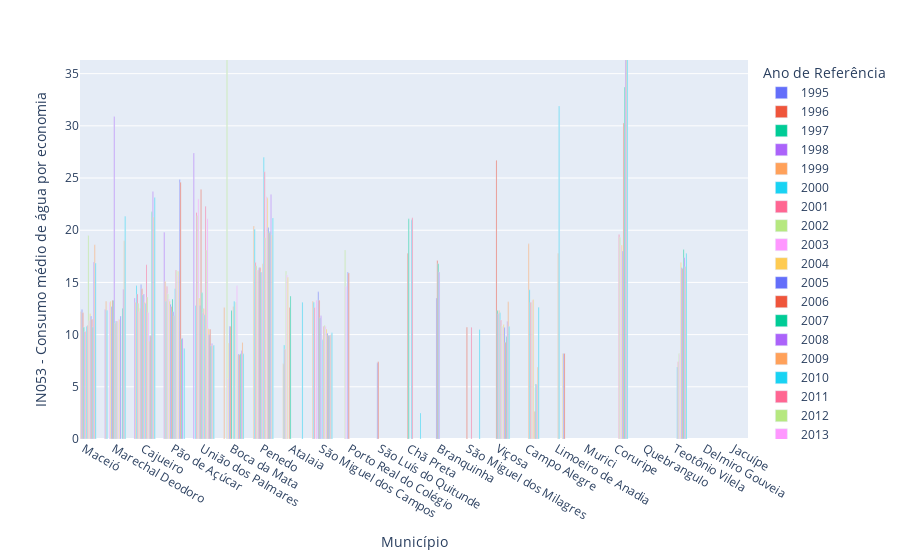

The notebook cell saved with this chart:
### Code cell
px.bar(data_frame = df_AL.sort_values('Ano de Referência'), x='Município', y= 'IN053 - Consumo médio de água por economia',color ='Ano de Referência',  barmode = 'group', orientation = 'v')

### Figure 1 — Plotly figure (JSON) as saved in the notebook; plotly's stock layout.template omitted (floating-point values rounded to 4 significant figures)
{"data": [{"alignmentgroup": "True", "hovertemplate": "Ano de Referência=1995<br>Município=%{x}<br>IN053 - Consumo médio de água por economia=%{y}<extra></extra>", "legendgroup": "1995", "marker": {"color": "#636efa", "pattern": {"shape": ""}}, "name": "1995", "offsetgroup": "1995", "orientation": "v", "showlegend": true, "textposition": "auto", "type": "bar", "x": ["Maceió"], "xaxis": "x", "y": [null], "yaxis": "y"}, {"alignmentgroup": "True", "hovertemplate": "Ano de Referência=1996<br>Município=%{x}<br>IN053 - Consumo médio de água por economia=%{y}<extra></extra>", "legendgroup": "1996", "marker": {"color": "#EF553B", "pattern": {"shape": ""}}, "name": "1996", "offsetgroup": "1996", "orientation": "v", "showlegend": true, "textposition": "auto", "type": "bar", "x": ["Maceió"], "xaxis": "x", "y": [null], "yaxis": "y"}, {"alignmentgroup": "True", "hovertemplate": "Ano de Referência=1997<br>Município=%{x}<br>IN053 - Consumo médio de água por economia=%{y}<extra></extra>", "legendgroup": "1997", "marker": {"color": "#00cc96", "pattern": {"shape": ""}}, "name": "1997", "offsetgroup": "1997", "orientation": "v", "showlegend": true, "textposition": "auto", "type": "bar", "x": ["Marechal Deodoro", "Cajueiro", "Maceió"], "xaxis": "x", "y": [null, null, null], "yaxis": "y"}, {"alignmentgroup": "True", "hovertemplate": "Ano de Referência=1998<br>Município=%{x}<br>IN053 - Consumo médio de água por economia=%{y}<extra></extra>", "legendgroup": "1998", "marker": {"color": "#ab63fa", "pattern": {"shape": ""}}, "name": "1998", "offsetgroup": "1998", "orientation": "v", "showlegend": true, "textposition": "auto", "type": "bar", "x": ["Pão de Açúcar", "Marechal Deodoro", "União dos Palmares", "Maceió", "Cajueiro"], "xaxis": "x", "y": [19.8, 12.4, 27.4, 14.3, 13.5], "yaxis": "y"}, {"alignmentgroup": "True", "hovertemplate": "Ano de Referência=1999<br>Município=%{x}<br>IN053 - Consumo médio de água por economia=%{y}<extra></extra>", "legendgroup": "1999", "marker": {"color": "#FFA15A", "pattern": {"shape": ""}}, "name": "1999", "offsetgroup": "1999", "orientation": "v", "showlegend": true, "textposition": "auto", "type": "bar", "x": ["Marechal Deodoro", "Cajueiro", "Boca da Mata", "Pão de Açúcar", "Maceió", "Penedo", "Atalaia", "São Miguel dos Campos"], "xaxis": "x", "y": [13.2, 13.1, 12.6, 15.1, 13.6, 20.4, 7.2, 13.2], "yaxis": "y"}, {"alignmentgroup": "True", "hovertemplate": "Ano de Referência=2000<br>Município=%{x}<br>IN053 - Consumo médio de água por economia=%{y}<extra></extra>", "legendgroup": "2000", "marker": {"color": "#19d3f3", "pattern": {"shape": ""}}, "name": "2000", "offsetgroup": "2000", "orientation": "v", "showlegend": true, "textposition": "auto", "type": "bar", "x": ["Pão de Açúcar", "Boca da Mata", "Cajueiro", "Penedo", "Atalaia", "São Miguel dos Campos", "Marechal Deodoro", "União dos Palmares", "Maceió"], "xaxis": "x", "y": [13.2, null, 14.7, 20.1, 9, 13.1, 12.3, 12.8, 13.6], "yaxis": "y"}, {"alignmentgroup": "True", "hovertemplate": "Ano de Referência=2001<br>Município=%{x}<br>IN053 - Consumo médio de água por economia=%{y}<extra></extra>", "legendgroup": "2001", "marker": {"color": "#FF6692", "pattern": {"shape": ""}}, "name": "2001", "offsetgroup": "2001", "orientation": "v", "showlegend": true, "textposition": "auto", "type": "bar", "x": ["Maceió", "Pão de Açúcar", "Cajueiro", "São Miguel dos Campos", "União dos Palmares", "Penedo", "Atalaia", "Porto Real do Colégio", "Boca da Mata"], "xaxis": "x", "y": [13.1, 14.6, 13.9, 12.6, 21.7, 16.9, 8.6, null, null], "yaxis": "y"}, {"alignmentgroup": "True", "hovertemplate": "Ano de Referência=2002<br>Município=%{x}<br>IN053 - Consumo médio de água por economia=%{y}<extra></extra>", "legendgroup": "2002", "marker": {"color": "#B6E880", "pattern": {"shape": ""}}, "name": "2002", "offsetgroup": "2002", "orientation": "v", "showlegend": true, "textposition": "auto", "type": "bar", "x": ["Penedo", "Pão de Açúcar", "Atalaia", "Cajueiro", "Boca da Mata", "União dos Palmares", "Maceió", "Marechal Deodoro", "Porto Real do Colégio"], "xaxis": "x", "y": [16.6, 13.9, 16.1, 13, 93.2, 21.4, 12.6, null, 18.1], "yaxis": "y"}, {"alignmentgroup": "True", "hovertemplate": "Ano de Referência=2003<br>Município=%{x}<br>IN053 - Consumo médio de água por economia=%{y}<extra></extra>", "legendgroup": "2003", "marker": {"color": "#FF97FF", "pattern": {"shape": ""}}, "name": "2003", "offsetgroup": "2003", "orientation": "v", "showlegend": true, "textposition": "auto", "type": "bar", "x": ["União dos Palmares", "Marechal Deodoro", "Cajueiro", "São Miguel dos Campos", "Penedo", "Atalaia", "Maceió", "Boca da Mata", "Pão de Açúcar", "Porto Real do Colégio"], "xaxis": "x", "y": [23, 13.1, 12.2, 13.3, 16.2, 15.7, 12.2, 5.8, 13.4, 14.6], "yaxis": "y"}, {"alignmentgroup": "True", "hovertemplate": "Ano de Referência=2004<br>Município=%{x}<br>IN053 - Consumo médio de água por economia=%{y}<extra></extra>", "legendgroup": "2004", "marker": {"color": "#FECB52", "pattern": {"shape": ""}}, "name": "2004", "offsetgroup": "2004", "orientation": "v", "showlegend": true, "textposition": "auto", "type": "bar", "x": ["Boca da Mata", "União dos Palmares", "Maceió", "Atalaia", "Penedo", "Marechal Deodoro", "Pão de Açúcar", "Cajueiro"], "xaxis": "x", "y": [9.2, 13.5, 12.2, 15.5, 16.2, 13.2, 13.2, 12.5], "yaxis": "y"}, {"alignmentgroup": "True", "hovertemplate": "Ano de Referência=2005<br>Município=%{x}<br>IN053 - Consumo médio de água por economia=%{y}<extra></extra>", "legendgroup": "2005", "marker": {"color": "#636efa", "pattern": {"shape": ""}}, "name": "2005", "offsetgroup": "2005", "orientation": "v", "showlegend": true, "textposition": "auto", "type": "bar", "x": ["Maceió", "Pão de Açúcar", "São Miguel dos Campos", "Porto Real do Colégio", "Marechal Deodoro", "São Luís do Quitunde", "Chã Preta", "Penedo", "Branquinha", "Cajueiro", "Boca da Mata", "União dos Palmares"], "xaxis": "x", "y": [12.4, 12.9, 14.1, 16, 12.7, 7.3, null, 16.4, 13.5, 14.8, 10.8, 12.8], "yaxis": "y"}, {"alignmentgroup": "True", "hovertemplate": "Ano de Referência=2006<br>Município=%{x}<br>IN053 - Consumo médio de água por economia=%{y}<extra></extra>", "legendgroup": "2006", "marker": {"color": "#EF553B", "pattern": {"shape": ""}}, "name": "2006", "offsetgroup": "2006", "orientation": "v", "showlegend": true, "textposition": "auto", "type": "bar", "x": ["Branquinha", "Maceió", "São Luís do Quitunde", "São Miguel dos Campos", "União dos Palmares", "Marechal Deodoro", "Cajueiro", "Chã Preta", "Penedo", "Pão de Açúcar", "Atalaia", "São Miguel dos Milagres", "Porto Real do Colégio", "Viçosa", "Boca da Mata"], "xaxis": "x", "y": [17.1, 12.1, 7.4, 13.3, 23.9, 13.3, 14.4, 17.8, 16.4, 12.7, 12.6, 10.7, 15.9, 26.7, 10.8], "yaxis": "y"}, {"alignmentgroup": "True", "hovertemplate": "Ano de Referência=2007<br>Município=%{x}<br>IN053 - Consumo médio de água por economia=%{y}<extra></extra>", "legendgroup": "2007", "marker": {"color": "#00cc96", "pattern": {"shape": ""}}, "name": "2007", "offsetgroup": "2007", "orientation": "v", "showlegend": true, "textposition": "auto", "type": "bar", "x": ["Boca da Mata", "Cajueiro", "Pão de Açúcar", "Marechal Deodoro", "Viçosa", "União dos Palmares", "Branquinha", "Maceió", "São Miguel dos Campos", "Atalaia", "Penedo", "Chã Preta"], "xaxis": "x", "y": [12.3, 13.8, 13.4, 13.3, 12.3, 14, 16.8, 10.7, 11.6, 13.7, 16, 21.1], "yaxis": "y"}, {"alignmentgroup": "True", "hovertemplate": "Ano de Referência=2008<br>Município=%{x}<br>IN053 - Consumo médio de água por economia=%{y}<extra></extra>", "legendgroup": "2008", "marker": {"color": "#ab63fa", "pattern": {"shape": ""}}, "name": "2008", "offsetgroup": "2008", "orientation": "v", "showlegend": true, "textposition": "auto", "type": "bar", "x": ["Branquinha", "Viçosa", "Marechal Deodoro", "São Miguel dos Campos", "União dos Palmares", "Cajueiro", "Penedo", "Maceió", "Pão de Açúcar"], "xaxis": "x", "y": [16, 12, 30.9, 11.8, 12.1, 13.9, 16, 10.3, 12.2], "yaxis": "y"}, {"alignmentgroup": "True", "hovertemplate": "Ano de Referência=2009<br>Município=%{x}<br>IN053 - Consumo médio de água por economia=%{y}<extra></extra>", "legendgroup": "2009", "marker": {"color": "#FFA15A", "pattern": {"shape": ""}}, "name": "2009", "offsetgroup": "2009", "orientation": "v", "showlegend": true, "textposition": "auto", "type": "bar", "x": ["Campo Alegre", "Limoeiro de Anadia", "Boca da Mata", "Maceió", "União dos Palmares", "Murici", "Coruripe", "Viçosa", "Penedo", "Marechal Deodoro", "Pão de Açúcar", "Cajueiro"], "xaxis": "x", "y": [18.7, 17.8, 12.7, 10.3, 12.5, null, null, 12.3, 16.8, 11.1, 11.8, 13.1], "yaxis": "y"}, {"alignmentgroup": "True", "hovertemplate": "Ano de Referência=2010<br>Município=%{x}<br>IN053 - Consumo médio de água por economia=%{y}<extra></extra>", "legendgroup": "2010", "marker": {"color": "#19d3f3", "pattern": {"shape": ""}}, "name": "2010", "offsetgroup": "2010", "orientation": "v", "showlegend": true, "textposition": "auto", "type": "bar", "x": ["Maceió", "Quebrangulo", "Limoeiro de Anadia", "Teotônio Vilela", "Chã Preta", "São Miguel dos Campos", "Campo Alegre", "Penedo", "Cajueiro", "União dos Palmares", "Viçosa", "Marechal Deodoro", "Porto Real do Colégio", "Pão de Açúcar", "Boca da Mata", "Delmiro Gouveia"], "xaxis": "x", "y": [10.8, null, 31.9, 6.9, 21, 9.5, 14.3, 27, 13, 11.9, 12.1, 11.3, null, 14.4, 13.2, null], "yaxis": "y"}, {"alignmentgroup": "True", "hovertemplate": "Ano de Referência=2011<br>Município=%{x}<br>IN053 - Consumo médio de água por economia=%{y}<extra></extra>", "legendgroup": "2011", "marker": {"color": "#FF6692", "pattern": {"shape": ""}}, "name": "2011", "offsetgroup": "2011", "orientation": "v", "showlegend": true, "textposition": "auto", "type": "bar", "x": ["Marechal Deodoro", "Viçosa", "Penedo", "Teotônio Vilela", "Jacuípe", "Delmiro Gouveia", "Coruripe", "Pão de Açúcar", "Chã Preta", "Campo Alegre", "União dos Palmares", "Cajueiro", "Maceió", "São Miguel dos Milagres", "São Miguel dos Campos"], "xaxis": "x", "y": [11.3, 11.4, 25.6, 7.4, null, null, 19.6, 16.2, 21.2, 13.1, 22.3, 16.7, 10.9, 10.7, 10.8], "yaxis": "y"}, {"alignmentgroup": "True", "hovertemplate": "Ano de Referência=2012<br>Município=%{x}<br>IN053 - Consumo médio de água por economia=%{y}<extra></extra>", "legendgroup": "2012", "marker": {"color": "#B6E880", "pattern": {"shape": ""}}, "name": "2012", "offsetgroup": "2012", "orientation": "v", "showlegend": true, "textposition": "auto", "type": "bar", "x": ["São Miguel dos Campos", "Marechal Deodoro", "Coruripe", "Messias", "Teotônio Vilela", "Penedo", "Pilar", "Viçosa", "União dos Palmares", "Delmiro Gouveia", "São José da Laje", "Maceió", "Campo Alegre", "Cajueiro", "Boca da Mata", "Jequiá da Praia", "Barra de São Miguel", "Pão de Açúcar", "Santana do Mundaú", "Feliz Deserto", "Roteiro", "Arapiraca"], "xaxis": "x", "y": [10.9, 11.2, 19.3, null, 8.2, 19.3, 22.2, 10.8, 18.1, null, 12.9, 19.5, 13.1, 13.6, 13.1, 41, null, 16.1, 16, 11, 12.1, null], "yaxis": "y"}, {"alignmentgroup": "True", "hovertemplate": "Ano de Referência=2013<br>Município=%{x}<br>IN053 - Consumo médio de água por economia=%{y}<extra></extra>", "legendgroup": "2013", "marker": {"color": "#FF97FF", "pattern": {"shape": ""}}, "name": "2013", "offsetgroup": "2013", "orientation": "v", "showlegend": true, "textposition": "auto", "type": "bar", "x": ["Teotônio Vilela", "Pão de Açúcar", "São José da Laje", "Penedo", "Pilar", "São Miguel dos Campos", "Santana do Mundaú", "União dos Palmares", "Viçosa", "Marechal Deodoro", "Maceió", "Messias", "Arapiraca", "Jequiá da Praia", "Campo Alegre", "Coruripe", "Barra de Santo Antônio", "Cajueiro", "Boca da Mata", "Delmiro Gouveia"], "xaxis": "x", "y": [8.12, 15.65, 22.8, 23.2, 22.23, 10.79, 16.02, 21.11, 10.7, 11.48, 11.34, null, null, 29.44, 13.3, 18.51, 9.62, 12.13, 14.67, null], "yaxis": "y"}, {"alignmentgroup": "True", "hovertemplate": "Ano de Referência=2014<br>Município=%{x}<br>IN053 - Consumo médio de água por economia=%{y}<extra></extra>", "legendgroup": "2014", "marker": {"color": "#FECB52", "pattern": {"shape": ""}}, "name": "2014", "offsetgroup": "2014", "orientation": "v", "showlegend": true, "textposition": "auto", "type": "bar", "x": ["Arapiraca", "União dos Palmares", "Campo Alegre", "Coruripe", "Jequiá da Praia", "Maceió", "Pão de Açúcar", "Boca da Mata", "Pilar", "Cajueiro", "Viçosa", "Flexeiras", "Delmiro Gouveia", "Teotônio Vilela", "Penedo", "Santana do Mundaú", "São Miguel dos Campos", "Messias", "Marechal Deodoro", "Limoeiro de Anadia"], "xaxis": "x", "y": [null, 10.56, 13.36, 18.59, 28.32, 11.99, 16.07, 8.07, 18.35, 9.35, 10.97, null, null, 16.91, 23.1, 15.67, 10.53, null, 11.45, 8.2], "yaxis": "y"}, {"alignmentgroup": "True", "hovertemplate": "Ano de Referência=2015<br>Município=%{x}<br>IN053 - Consumo médio de água por economia=%{y}<extra></extra>", "legendgroup": "2015", "marker": {"color": "#636efa", "pattern": {"shape": ""}}, "name": "2015", "offsetgroup": "2015", "orientation": "v", "showlegend": true, "textposition": "auto", "type": "bar", "x": ["Pão de Açúcar", "Cajueiro", "União dos Palmares", "Santana do Mundaú", "Teotônio Vilela", "Maceió", "Delmiro Gouveia", "São Miguel dos Campos", "Penedo", "Coruripe", "Boca da Mata", "Arapiraca", "Viçosa", "Limoeiro de Anadia", "Pilar", "Marechal Deodoro"], "xaxis": "x", "y": [24.86, 9.89, 9.99, 12.97, 16.4, 11.78, null, 10.12, 20.26, 18.02, 8.15, null, 10.67, 8.2, 15.01, 11.78], "yaxis": "y"}, {"alignmentgroup": "True", "hovertemplate": "Ano de Referência=2016<br>Município=%{x}<br>IN053 - Consumo médio de água por economia=%{y}<extra></extra>", "legendgroup": "2016", "marker": {"color": "#EF553B", "pattern": {"shape": ""}}, "name": "2016", "offsetgroup": "2016", "orientation": "v", "showlegend": true, "textposition": "auto", "type": "bar", "x": ["Água Branca", "Campestre", "Penedo", "Campo Alegre", "Cajueiro", "Viçosa", "Limoeiro de Anadia", "Coruripe", "Boca da Mata", "São Miguel dos Campos", "Maceió", "Teotônio Vilela", "Jequiá da Praia", "União dos Palmares", "Pão de Açúcar", "Taquarana"], "xaxis": "x", "y": [null, 19.44, 19.73, 2.64, 9.9, 9.28, 8.2, 30.28, 8.08, 9.92, 11.48, 16.33, 11.53, 10.51, 24.59, null], "yaxis": "y"}, {"alignmentgroup": "True", "hovertemplate": "Ano de Referência=2017<br>Município=%{x}<br>IN053 - Consumo médio de água por economia=%{y}<extra></extra>", "legendgroup": "2017", "marker": {"color": "#00cc96", "pattern": {"shape": ""}}, "name": "2017", "offsetgroup": "2017", "orientation": "v", "showlegend": true, "textposition": "auto", "type": "bar", "x": ["Taquarana", "Campo Alegre", "Coruripe", "Maceió", "Viçosa", "Marechal Deodoro", "Penedo", "Porto Calvo", "Água Branca", "União dos Palmares", "Teotônio Vilela", "São Miguel dos Campos", "Pão de Açúcar", "Cajueiro", "Campestre", "Boca da Mata"], "xaxis": "x", "y": [null, 5.26, 33.71, 10.73, 9.81, 12.53, 19.88, 6.8, null, 8.92, 18.15, 9.89, 9.6, 21.76, 14.49, 8.16], "yaxis": "y"}, {"alignmentgroup": "True", "hovertemplate": "Ano de Referência=2018<br>Município=%{x}<br>IN053 - Consumo médio de água por economia=%{y}<extra></extra>", "legendgroup": "2018", "marker": {"color": "#ab63fa", "pattern": {"shape": ""}}, "name": "2018", "offsetgroup": "2018", "orientation": "v", "showlegend": true, "textposition": "auto", "type": "bar", "x": ["Taquarana", "Boca da Mata", "União dos Palmares", "Campestre", "Cajueiro", "Viçosa", "Teotônio Vilela", "Novo Lino", "Pão de Açúcar", "Roteiro", "Campo Alegre", "São Miguel dos Campos", "Marechal Deodoro", "Penedo", "Porto Calvo", "São José da Laje", "Coruripe", "Jaramataia", "Maceió"], "xaxis": "x", "y": [null, 8.47, 9.16, 13.18, 23.72, 11.29, 17.39, null, 9.65, 2.38, 5.23, 9.96, 14.34, 23.42, 5.02, 8.39, 39.29, null, 16.96], "yaxis": "y"}, {"alignmentgroup": "True", "hovertemplate": "Ano de Referência=2019<br>Município=%{x}<br>IN053 - Consumo médio de água por economia=%{y}<extra></extra>", "legendgroup": "2019", "marker": {"color": "#FFA15A", "pattern": {"shape": ""}}, "name": "2019", "offsetgroup": "2019", "orientation": "v", "showlegend": true, "textposition": "auto", "type": "bar", "x": ["Boca da Mata", "Jaramataia", "União dos Palmares", "Roteiro", "Porto Calvo", "Penedo", "Marechal Deodoro", "Viçosa", "Maceió", "Cajueiro", "São Miguel dos Campos", "Coruripe", "Teotônio Vilela", "Campo Alegre", "São José da Laje", "Feliz Deserto"], "xaxis": "x", "y": [9.24, null, 8.94, 2.35, 4.1, 19.54, 18.99, 13.14, 18.62, 21.26, 9.99, 38.95, 16.53, 6.9, 8.33, 11.61], "yaxis": "y"}, {"alignmentgroup": "True", "hovertemplate": "Ano de Referência=2020<br>Município=%{x}<br>IN053 - Consumo médio de água por economia=%{y}<extra></extra>", "legendgroup": "2020", "marker": {"color": "#19d3f3", "pattern": {"shape": ""}}, "name": "2020", "offsetgroup": "2020", "orientation": "v", "showlegend": true, "textposition": "auto", "type": "bar", "x": ["Mar Vermelho", "Porto Calvo", "Olho d Água do Casado", "Atalaia", "Chã Preta", "Pilar", "Penedo", "Campo Alegre", "Tanque d Arca", "São Miguel dos Milagres", "São Miguel dos Campos", "Viçosa", "Marechal Deodoro", "Piaçabuçu", "Maceió", "Cajueiro", "Campestre", "Feira Grande", "Roteiro", "Teotônio Vilela", "Feliz Deserto", "Pão de Açúcar", "Santana do Mundaú", "União dos Palmares", "Boca da Mata", "Flexeiras", "Ibateguara", "Igaci", "São José da Laje", "Jequiá da Praia", "Coruripe", "Delmiro Gouveia", "Água Branca"], "xaxis": "x", "y": [null, 4.1, null, 13.09, 2.5, 12.52, 21.17, 12.63, 29.08, 10.5, 10.18, 10.78, 21.34, null, 16.86, 23.13, 20.83, null, 2.29, 17.8, 11.14, 8.66, 13.26, 8.98, 8.16, null, null, null, 8.9, 11.67, 54.15, null, null], "yaxis": "y"}], "layout": {"autosize": true, "barmode": "group", "legend": {"title": {"text": "Ano de Referência"}, "tracegroupgap": 0}, "margin": {"t": 60}, "xaxis": {"anchor": "y", "autorange": false, "domain": [0, 1], "range": [-0.1452, 22.47], "title": {"text": "Município"}, "type": "category"}, "yaxis": {"anchor": "x", "autorange": false, "domain": [0, 1], "range": [0, 36.31], "title": {"text": "IN053 - Consumo médio de água por economia"}}}}
